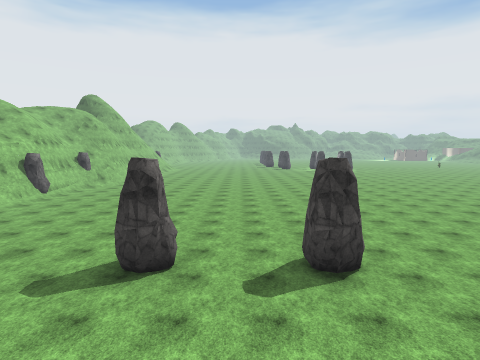
View 1 (above)

16 first-person views from a walk through a scene from a Unity 3-D project. The camera is 1.3 m above the floor, tilts 6° down and sees 80° across. Doors are open. The floor is counted in squares, 2 m on a side. Each view is taken from the middle of a square. On the plan, view 1 faces up. The plan holds only what a view shows up to about 9 squares ahead; the rest is blank. The place goes on beyond the plan. The player is left out. Some animated figures are not drawn. Some surface patterns are stand-ins.

View 2
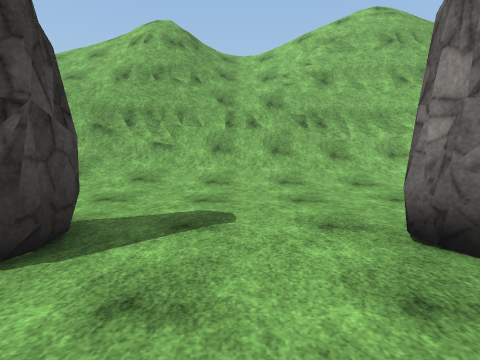

View 3
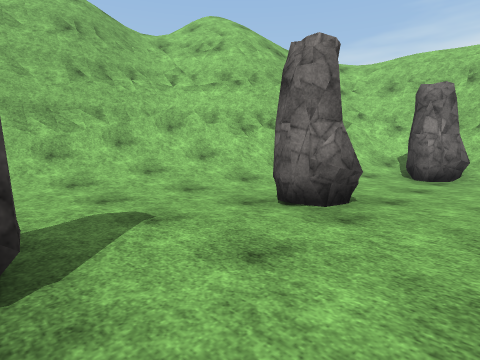

View 4
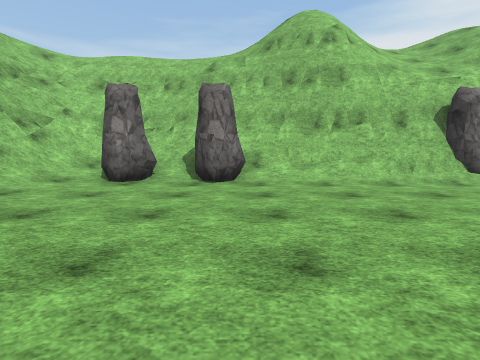

View 5
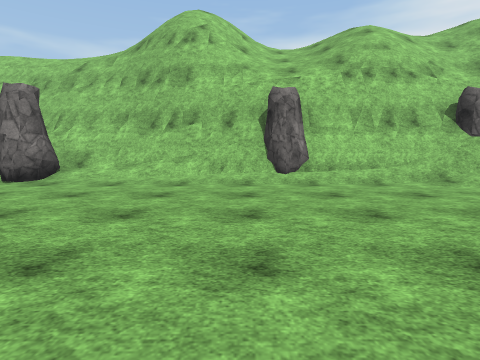

View 6
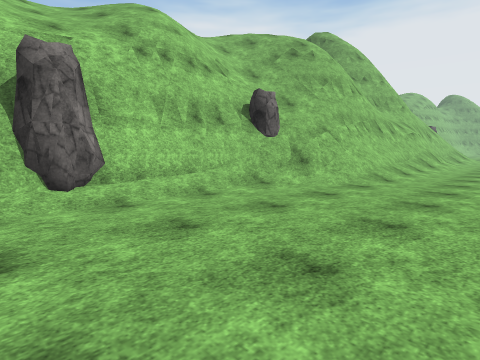

View 7
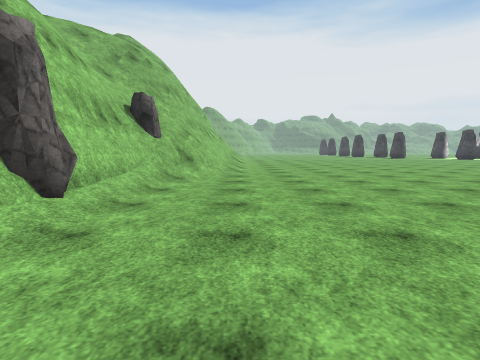

View 8
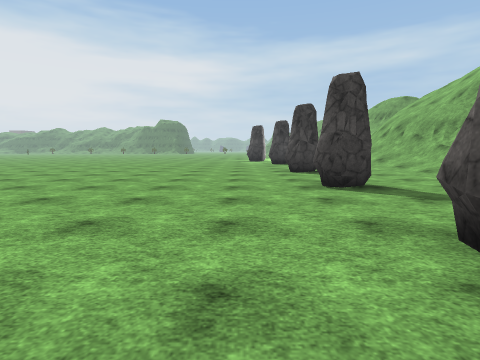

View 9
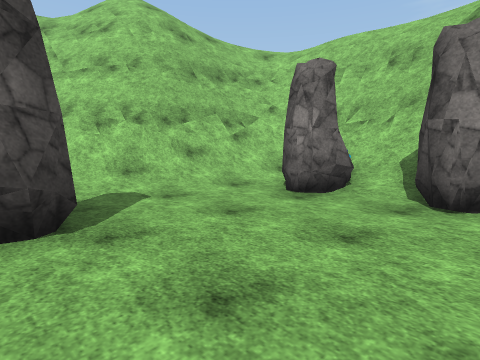

View 10
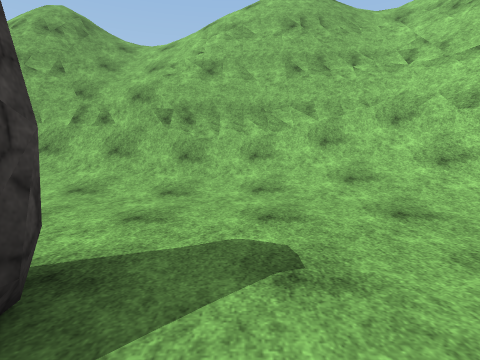

View 11
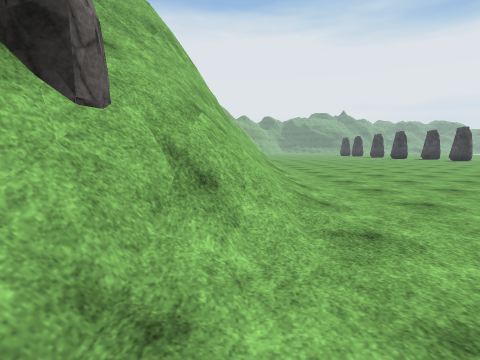

View 12
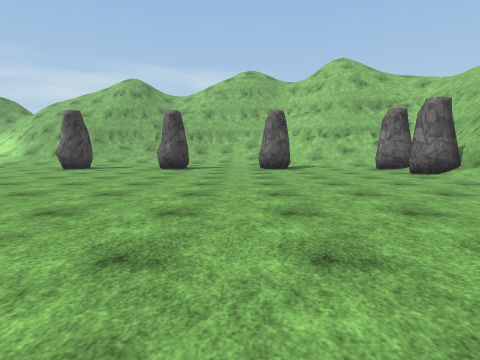

View 13
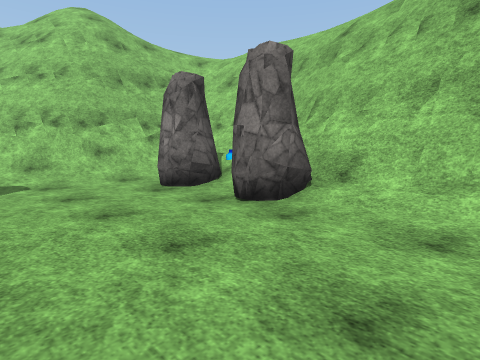

View 14
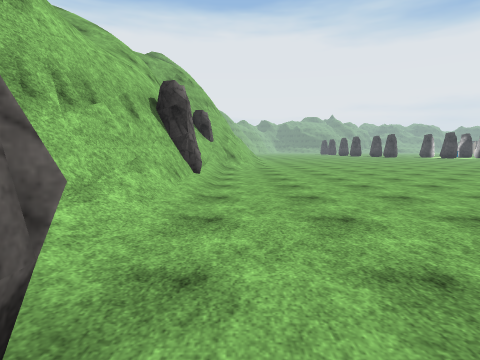

View 15
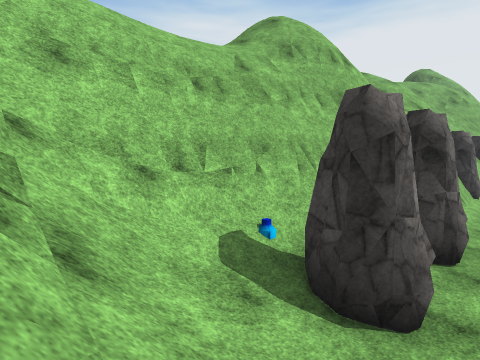

View 16
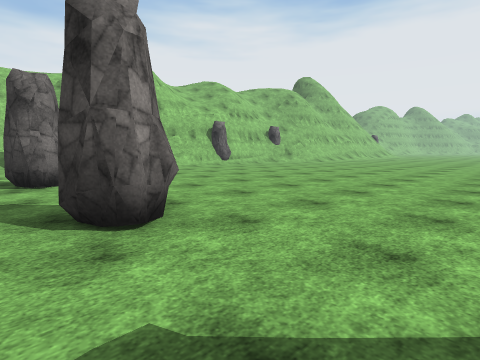

### Floor plan
Key: @ floor where view 1 was taken; # wall or solid block; . main floor; : floor 0.5 m higher than the main floor; + floor 7.75 m higher than the main floor; * floor 8 m higher than the main floor; / step, stairs or slope; = window, fence, low wall or low ledge; v drop or lower ground; R rock; B bottle.
Columns run from 15 left of view 1 to 2 right of it. Each row starts with its distance up from view 1.
 24          ......
 23        #/......
 22        #/.....
 21      v##/....
 20     /###:...
 19    ////v:.......
 18    ////=........
 17    /=#R/.......
 16   //v##........
 15  ////##.........
 14  ////##...........
 13   ///RR...........
 12    /=##...........
 11    =##/...........
 10  //v##/...........
  9 =//=##:...........
  8  ///##R...........
  7   //#=R...........
  6   /v#BR...........
  5   /v#/R:..R..RR.RR
  4   *v#///::........
  3   +/###///:::...::
  2    /v####///:::::/
  1    //vv##/////////
  0      //v######/@##
 -1      //=v####////#
 -2       ///vvvv#////
 -3         //////////

Where each view was taken, in squares from view 1:
view 1: 0 up, 0 right, facing up
view 2: 7 up, 0 right, facing down
view 3: 7 up, 2 left, facing down-left
view 4: 8 up, 3 left, facing left
view 5: 12 up, 3 left, facing left
view 6: 12 up, 5 left, facing up-left
view 7: 10 up, 7 left, facing up
view 8: 7 up, 7 left, facing right
view 9: 8 up, 5 left, facing down-left
view 10: 6 up, 3 left, facing down
view 11: 15 up, 8 left, facing up
view 12: 15 up, 4 left, facing down
view 13: 10 up, 6 left, facing down-left
view 14: 7 up, 8 left, facing up
view 15: 3 up, 8 left, facing up-left
view 16: 4 up, 1 right, facing up-left
